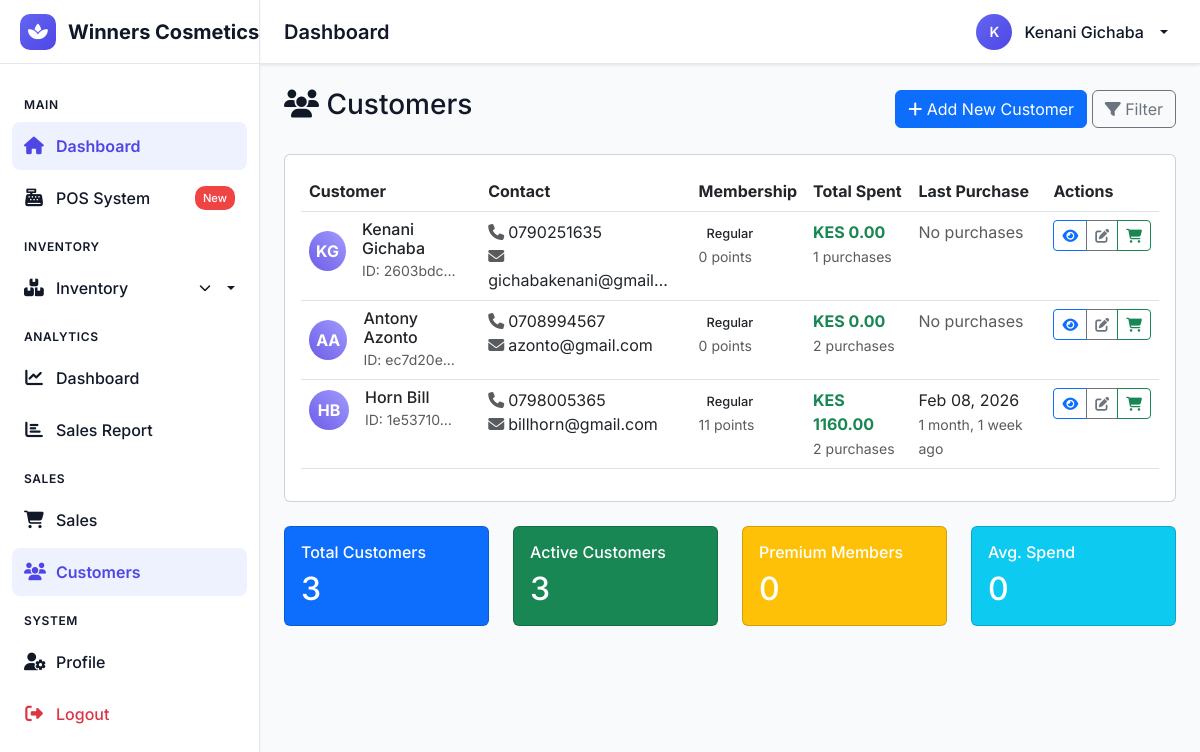
/app/customers/ (signed in), run on the app's committed database.
### core/models.py (models this page shows, shortened)
class Customer(models.Model):
    MEMBERSHIP_TYPES = [
        ('REG', 'Regular'),
        ('SIL', 'Silver'),
        ('GOLD', 'Gold'),
        ('PLAT', 'Platinum'),
        ('VIP', 'VIP'),
    ]
    GENDER_CHOICES = [
        ('M', 'Male'),
        ('F', 'Female'),
        ('O', 'Other'),
    ]
    user = models.OneToOneField(User, on_delete=models.CASCADE, null=True, blank=True)
    customer_id = models.CharField(max_length=20, unique=True, default=uuid.uuid4)
    first_name = models.CharField(max_length=100)
    last_name = models.CharField(max_length=100)
    email = models.EmailField(unique=True)
    phone = models.CharField(max_length=15, validators=[
        RegexValidator(regex=r'^\+?1?\d{9,15}$', message="Phone number must be entered in the format: '+999999999'. Up to 15 digits allowed.")
    ])
    gender = models.CharField(max_length=1, choices=GENDER_CHOICES, blank=True)
    date_of_birth = models.DateField(null=True, blank=True)
    address = models.TextField(blank=True)
    city = models.CharField(max_length=100, blank=True)
    membership_type = models.CharField(max_length=4, choices=MEMBERSHIP_TYPES, default='REG')
    loyalty_points = models.IntegerField(default=0)
    total_spent = models.DecimalField(max_digits=12, decimal_places=2, default=0)
    last_purchase = models.DateTimeField(null=True, blank=True)
    preferred_payment = models.CharField(max_length=10, default='CASH')
    notes = models.TextField(blank=True)
    date_joined = models.DateTimeField(auto_now_add=True)
    is_active = models.BooleanField(default=True)
    class Meta:
        ordering = ['-date_joined']
        indexes = [
            models.Index(fields=['email']),
            models.Index(fields=['phone']),
            models.Index(fields=['membership_type']),
        ]
    @property
    def full_name(self):
        return f"{self.first_name} {self.last_name}"
    @property
    def purchase_count(self):
        return self.sale_set.count()

### core/views.py (the view, shortened to what this page needs)
# urls.py: path('customers/', CustomerListView.as_view(), name='customer_list'),
class CustomerListView(LoginRequiredMixin, ListView):
    model = Customer
    template_name = 'core/customer_list.html'
    context_object_name = 'customers'
    paginate_by = 20
    def get_queryset(self):
        queryset = Customer.objects.all().order_by('-date_joined')
        search_query = self.request.GET.get('search', '')
        membership = self.request.GET.get('membership', '')
        if membership:
            queryset = queryset.filter(membership_type=membership)
        return queryset
    def get_context_data(self, **kwargs):
        context = super().get_context_data(**kwargs)
        context['search_query'] = self.request.GET.get('search', '')
        context['membership_types'] = Customer.MEMBERSHIP_TYPES
        return context

### templates/core/customer_list.html (shortened to what this page needs)
{% extends 'base.html' %}
{% load widget_tweaks %}
{% load custom_filters %}
{% block content %}
<div class="d-flex justify-content-between align-items-center mb-4">
    <h1 class="h3">
        <i class="fas fa-users"></i> Customers
    </h1>
    <div>
        <a href="{% url 'customer_create' %}" class="btn btn-primary">
            <i class="fas fa-plus"></i> Add New Customer
        </a>
        <button class="btn btn-outline-secondary" data-bs-toggle="modal" data-bs-target="#filterModal">
            <i class="fas fa-filter"></i> Filter
        </button>
    </div>
</div>
<div class="card">
    <div class="card-body">
        <div class="table-responsive">
            <table class="table table-hover">
                <thead>
                    <tr>
                        <th>Customer</th>
                        <th>Contact</th>
                        <th>Membership</th>
                        <th>Total Spent</th>
                        <th>Last Purchase</th>
                        <th>Actions</th>
                    </tr>
                </thead>
                <tbody>
                    {% for customer in customers %}
                    <tr>
                        <td>
                            <div class="d-flex align-items-center">
                                <div class="customer-avatar me-3">
                                    {{ customer.first_name.0 }}{{ customer.last_name.0 }}
                                </div>
                                <div>
                                    <h6 class="mb-0">{{ customer.full_name }}</h6>
                                    <small class="text-muted">ID: {{ customer.customer_id|truncatechars:8 }}</small>
                                </div>
                            </div>
                        </td>
                        <td>
                            <div>
                                <i class="fas fa-phone text-muted me-1"></i>{{ customer.phone }}
                                {% if customer.email %}
                                <br>
                                <i class="fas fa-envelope text-muted me-1"></i>{{ customer.email|truncatechars:20 }}
                                {% endif %}
                            </div>
                        </td>
                        <td>
                            <span class="membership-badge membership-{{ customer.membership_type|lower }}">
                                {{ customer.get_membership_type_display }}
                            </span>
                            <br>
                            <small class="text-muted">{{ customer.loyalty_points }} points</small>
                        </td>
                        <td>
                            <span class="text-success fw-bold">KES {{ customer.total_spent|floatformat:2 }}</span>
                            <br>
                            <small class="text-muted">{{ customer.purchase_count }} purchases</small>
                        </td>
                        <td>
                            {% if customer.last_purchase %}
                            {{ customer.last_purchase|date:"M d, Y" }}
                            <br>
                            <small class="text-muted">{{ customer.last_purchase|timesince }} ago</small>
                            {% else %}
                            <span class="text-muted">No purchases</span>
                            {% endif %}
                        </td>
                        <td>
                            <div class="btn-group btn-group-sm">
                                <a href="{% url 'customer_detail' customer.pk %}" class="btn btn-outline-primary">
                                    <i class="fas fa-eye"></i>
                                </a>
                                <a href="{% url 'customer_update' customer.pk %}" class="btn btn-outline-secondary">
                                    <i class="fas fa-edit"></i>
                                </a>
                                <a href="{% url 'customer_detail' customer.pk %}" class="btn btn-outline-success">
                                    <i class="fas fa-shopping-cart"></i>
                                </a>
                            </div>
                        </td>
                    </tr>
                    {% endfor %}
                </tbody>
            </table>
        </div>
    </div>
</div>
<div class="row mt-4">
    <div class="col-md-3">
        <div class="card bg-primary text-white">
            <div class="card-body">
                <h6 class="card-title">Total Customers</h6>
                <h2 class="mb-0">{{ page_obj.paginator.count }}</h2>
            </div>
        </div>
    </div>
    <div class="col-md-3">
        <div class="card bg-success text-white">
            <div class="card-body">
                <h6 class="card-title">Active Customers</h6>
                <h2 class="mb-0">
                    {% with active_count=customers.count %}
                        {{ active_count }}
                    {% endwith %}
                </h2>
            </div>
        </div>
    </div>
    <div class="col-md-3">
        <div class="card bg-warning text-white">
            <div class="card-body">
                <h6 class="card-title">Premium Members</h6>
                <h2 class="mb-0">
                    {% with premium_count=customers|filter_by_membership:"GOLD,PLATINUM,VIP"|length %}
                        {{ premium_count }}
                    {% endwith %}
                </h2>
            </div>
        </div>
    </div>
    <div class="col-md-3">
        <div class="card bg-info text-white">
            <div class="card-body">
                <h6 class="card-title">Avg. Spend</h6>
                <h2 class="mb-0">
                    {% with premium_count=customers|filter_by_membership:"GOLD,PLATINUM,VIP"|length %}
                        {{ premium_count }}
                    {% endwith %}
                </h2>
            </div>
        </div>
    </div>
</div>
{% endblock %}

### templates/base.html (shortened to what this page needs)
{% load static %}
<!DOCTYPE html>
<html lang="en" class="h-100">
<head>
    <link href="https://cdn.jsdelivr.net/npm/bootstrap@5.3.0/dist/css/bootstrap.min.css" rel="stylesheet">
    <link rel="stylesheet" href="https://cdnjs.cloudflare.com/ajax/libs/font-awesome/6.4.0/css/all.min.css">
    <link rel="stylesheet" href="{% static 'css/unified.css' %}">
</head>
<body>
    <div class="app-container">
        <aside class="sidebar" id="sidebar">
            <div class="sidebar-header">
                <a href="{% url 'dashboard' %}" class="logo">
                    <div class="logo-icon">
                        <i class="fas fa-spa"></i>
                    </div>
                    <span class="logo-text">Winners Cosmetics</span>
                </a>
            </div>
            <nav class="sidebar-nav">
                <div class="nav-section">Main</div>
                <div class="nav-item">
                    <a href="{% url 'dashboard' %}" class="nav-link {% if request.path == '/dashboard/' %}active{% endif %}">
                        <i class="fas fa-home nav-icon"></i>
                        <span class="nav-text">Dashboard</span>
                    </a>
                </div>
                <div class="nav-item">
                    <a href="{% url 'pos_dashboard' %}" class="nav-link">
                        <i class="fas fa-cash-register nav-icon"></i>
                        <span class="nav-text">POS System</span>
                        <span class="nav-badge">New</span>
                    </a>
                </div>
                <div class="nav-section">Inventory</div>
                <div class="nav-item dropdown">
                    <a class="nav-link dropdown-toggle" data-bs-toggle="dropdown" role="button" aria-expanded="false">
                        <i class="fas fa-boxes nav-icon"></i>
                        <span class="nav-text">Inventory</span>
                        <i class="fas fa-chevron-down ms-auto" style="font-size: 0.75rem;"></i>
                    </a>
                </div>
                <div class="nav-section">Analytics</div>
                <div class="nav-item">
                    <a href="{% url 'analytics_dashboard' %}" class="nav-link">
                        <i class="fas fa-chart-line nav-icon"></i>
                        <span class="nav-text">Dashboard</span>
                    </a>
                </div>
                <div class="nav-item">
                    <a href="{% url 'sales_report' %}" class="nav-link">
                        <i class="fas fa-chart-bar nav-icon"></i>
                        <span class="nav-text">Sales Report</span>
                    </a>
                </div>
                <div class="nav-section">Sales</div>
                <div class="nav-item">
                    <a href="{% url 'sale_list' %}" class="nav-link">
                        <i class="fas fa-shopping-cart nav-icon"></i>
                        <span class="nav-text">Sales</span>
                    </a>
                </div>
                <div class="nav-item">
                    <a href="{% url 'customer_list' %}" class="nav-link">
                        <i class="fas fa-users nav-icon"></i>
                        <span class="nav-text">Customers</span>
                    </a>
                </div>
                <div class="nav-section">System</div>
                <div class="nav-item">
                    <a href="{% url 'profile' %}" class="nav-link">
                        <i class="fas fa-user-cog nav-icon"></i>
                        <span class="nav-text">Profile</span>
                    </a>
                </div>
                <div class="nav-item">
                    <form method="POST" action="{% url 'logout' %}" style="display: inline;">
                        <button type="submit" class="nav-link text-danger border-0 bg-transparent w-100 text-start">
                            <i class="fas fa-sign-out-alt nav-icon"></i>
                            <span class="nav-text">Logout</span>
                        </button>
                    </form>
                </div>
            </nav>
        </aside>
        <main class="main-content">
            <header class="top-header shadow-sm">
                <div class="d-flex align-items-center gap-3">
                    <h1 class="page-title">{% block page_title %}Dashboard{% endblock %}</h1>
                </div>
                <div class="header-actions">
                    <div class="user-menu dropdown">
                        <button class="dropdown-toggle" data-bs-toggle="dropdown" aria-expanded="false">
                            <div class="user-avatar">
                                {{ user.get_full_name|default:user.username|first|upper }}
                            </div>
                            <span class="user-name d-none d-md-inline">
                                {{ user.get_full_name|default:user.username }}
                            </span>
                        </button>
                    </div>
                </div>
            </header>
            <div class="content-wrapper fade-in">
                {% block content %}{% endblock %}
            </div>
        </main>
    </div>
</body>
</html>

### data on the page
Customer: first_name.0 "K", last_name.0 "G", full_name "Kenani Gichaba", customer_id "2603bdc…", phone "0790251635", email "gichabakenani@gmail…", membership_type "Regular", loyalty_points "0", total_spent "0.00", purchase_count "1", shows "No purchases"
Customer: first_name.0 "A", last_name.0 "A", full_name "Antony Azonto", customer_id "ec7d20e…", phone "0708994567", email "azonto@gmail.com", membership_type "Regular", loyalty_points "0", total_spent "0.00", purchase_count "2", shows "No purchases"
Customer: first_name.0 "H", last_name.0 "B", full_name "Horn Bill", customer_id "1e53710…", phone "0798005365", email "billhorn@gmail.com", membership_type "Regular", loyalty_points "11", total_spent "1160.00", purchase_count "2", last_purchase "Feb 08, 2026", last_purchase "1 month, 1 week"

### other printed values
{{ user.get_full_name|default:user.username|first|upper }} "K"
{{ user.get_full_name|default:user.username }} "Kenani Gichaba"
{{ page_obj.paginator.count }} "3"
{{ active_count }} "3"
{{ premium_count }} "0"
